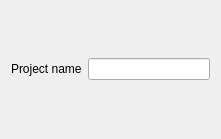
<?xml version="1.0" encoding="UTF-8"?>
<ui version="4.0">
 <class>ProjectPreferences</class>
 <widget class="QWidget" name="ProjectPreferences">
  <property name="geometry">
   <rect>
    <x>0</x>
    <y>0</y>
    <width>221</width>
    <height>139</height>
   </rect>
  </property>
  <property name="windowTitle">
   <string>Form</string>
  </property>
  <layout class="QGridLayout" name="gridLayout">
   <item row="0" column="0">
    <widget class="QLabel" name="ProjectNameLabel">
     <property name="text">
      <string>Project name</string>
     </property>
    </widget>
   </item>
   <item row="0" column="1">
    <widget class="QLineEdit" name="ProjectNameLineEdit"/>
   </item>
  </layout>
 </widget>
 <resources/>
 <connections/>
</ui>
